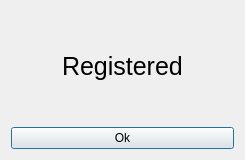
<?xml version="1.0" encoding="UTF-8"?>
<ui version="4.0">
 <class>Dialog2</class>
 <widget class="QDialog" name="Dialog2">
  <property name="geometry">
   <rect>
    <x>0</x>
    <y>0</y>
    <width>245</width>
    <height>160</height>
   </rect>
  </property>
  <property name="windowTitle">
   <string>Dialog</string>
  </property>
  <layout class="QGridLayout" name="gridLayout">
   <item row="0" column="0" alignment="Qt::AlignHCenter">
    <widget class="QLabel" name="label">
     <property name="font">
      <font>
       <pointsize>19</pointsize>
      </font>
     </property>
     <property name="text">
      <string>Registered</string>
     </property>
    </widget>
   </item>
   <item row="1" column="0">
    <widget class="QPushButton" name="pushButton">
     <property name="text">
      <string>Ok</string>
     </property>
    </widget>
   </item>
  </layout>
 </widget>
 <resources/>
 <connections/>
</ui>
